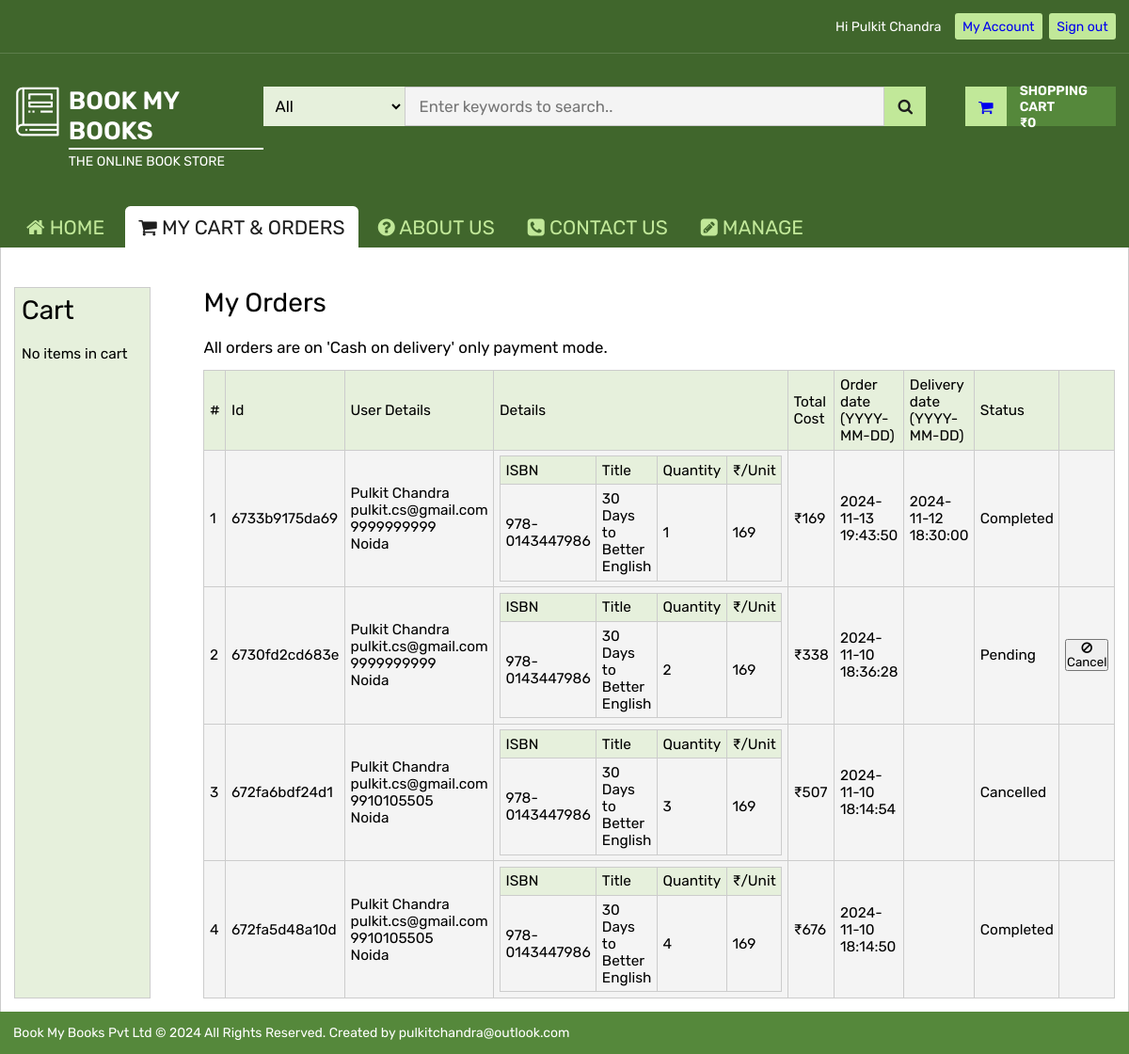
Page /cart.php (signed in) on the committed database.
### tables this page shows
CREATE TABLE IF NOT EXISTS `orders` (
  `id` varchar(50) NOT NULL,
  `user` varchar(50) NOT NULL,
  `address` varchar(50) NOT NULL,
  `mobile` varchar(50) NOT NULL,
  `details` longtext NOT NULL,
  `status` enum('0','1','2','3') NOT NULL DEFAULT '0' COMMENT '0 = pending\r\n1 = Processing\r\n2 = Complete\r\n3 = Cancelled\r\n',
  `cost` int(11) NOT NULL,
  `order_date` timestamp NOT NULL DEFAULT current_timestamp() ON UPDATE current_timestamp(),
  `delivery_date` timestamp NULL DEFAULT NULL,
  `admin_comments` varchar(50) NOT NULL DEFAULT ''
);

### classes/Database.php (called while the page is built, shortened)
<?php
  class Database {
    private $conn;
    function init($url, $dbName, $username, $password) {
      try {
        $this->conn = new PDO("mysql:host=$url;dbname=$dbName", $username, $password);
        $this->conn->setAttribute(PDO::ATTR_ERRMODE, PDO::ERRMODE_EXCEPTION);
      }
      catch (PDOException $e) {
        echo "Connection failed: " . $e->getMessage();
      }
    }
    function executeSQL($sql) {
      try {
        $stmt = $this->conn->prepare($sql);
        $stmt->execute();
        $stmt->setFetchMode(PDO::FETCH_ASSOC);
        return $stmt->fetchAll();
      }
      catch(PDOException $e) {
        echo "Unable to execute query". $e->getMessage();
      }
    }
    function adminGetOrders() {
      $sql = "select * from orders ORDER BY order_date DESC";
      $result = $this->executeSQL($sql);
      return $result;
    }
  }
?>

### cart.php (the view, shortened to what this page needs)
<?php
  require_once("./classes/Database.php");
  function ordersView($db) {
    $result = $db -> adminGetOrders();
    $count = sizeof($result);
    if($count === 0) return "<p>No Orders Found!</p>";
    else {
      $str = "
      <table class='table' border='0' cellspacing='0' cellpadding='0'>
        <thead>
          <tr>
            <th>#</th>
            <th>Id</th>
            <th>User Details</th>
            <th>Details</th>
            <th>Total Cost</th>
            <th>Order date (YYYY-MM-DD)</th>
            <th>Delivery date (YYYY-MM-DD)</th>
            <th>Status</th>
            <th></th>
          </tr>
        </thead>
      <tbody>";
      for($i = 0; $i < $count; $i++) {
        $id = $result[$i]['id'];
        $user = $result[$i]['user'];
        $address = $result[$i]['address'];
        $mobile = $result[$i]['mobile'];
        $details = $result[$i]['details'];
        $cost = $result[$i]['cost'];
        $order_date = $result[$i]['order_date'];
        $delivery_date = $result[$i]['delivery_date'];
        $statusKey = $result[$i]['status'];
        $serialNo = $i + 1;
        $status = '';
        switch($statusKey) {
          case '0':
            $status = 'Pending';
            break;
          case '2':
            $status = 'Completed';
            break;
          case '3':
            $status = 'Cancelled';
            break;
        }
        $cart = json_decode($details);
        $cartData = "<table class='table' border='0' cellspacing='0' cellpadding='0'>
          <thead>
            <tr>
              <th>ISBN</th>
              <th>Title</th>
              <th>Quantity</th>
              <th>₹/Unit</th>
            </tr>
          </thead>
          <tbody>";
        $keys = array_keys(get_object_vars($cart));
        for($n = 0; $n < sizeof($keys); $n++) {
          $isbn = $keys[$n];
          $title = $cart->$isbn->title;
          $quantity = $cart->$isbn->quantity;
          $price = $cart->$isbn->price;
          $cartData.="<tr><td>".$isbn."</td><td>".$title."</td><td>".$quantity."</td><td>".$price."</td></tr>";
        }
        $cartData.= "</tbody></table>";
        $button = null;
        if($statusKey === '1' || $statusKey === '0') {
          $button = "<button type='button' class='edit-link' onclick='cancelOrder(event, `".$id."`)'><i class='fa fa-ban' aria-hidden='true'></i> Cancel</button>";
        }
        $str.="
          <tr>
            <td>".$serialNo."</td>
            <td>".$id."</td>
            <td>
              <p>".$_SESSION['name']."</p>
              <p>".$user."</p>
              <p>".$mobile."</p>
              <p>".$address."</p>
            </td>
            <td>".$cartData."</td>
            <td>₹".$cost."</td>
            <td>".$order_date."</td>
            <td>".$delivery_date."</td>
            <td>".$status."</td>
            <td>".$button."</td>
          </tr>";
      };
      $str .= "</tbody></table>";
    }
    return $str;
  }
?>
<!DOCTYPE html>
<html lang="en">
  <head>
    <?php
      require_once("./partials/styles.php");
    ?>
  </head>
  <body>
    <?php
      require_once("./partials/full-header.php");
    ?>
    <main class="main bmb-container">
      <div class="sub-section">
      <div class="side-control">
        <h1 class="heading">Cart</h1>
        <aside class="cart-details"></aside>
      </div>
        <div class="content">
          <h1 class="heading">My Orders</h1>
          <h3 style="margin-bottom: 1rem; font-size: 1.2rem; font-weight: 400">All orders are on 'Cash on delivery' only payment mode.</h3>
          <section><?= ordersView($db) ?></section>
        </div>
      </div>
    </main>
    <?php require_once("./partials/footer.php") ?>
  </body>
</html>

### static/css/global.css (style rules this page uses)
:root { --white: #fff; --bg-highlight-color: #55883B; --bg-light-highlight: #C1E899; --background-color: #f2f3f7; --background-white-smoke: #f4f4f4; --background-gray-bg: rgba(255, 255, 255, .15); --background-dark-gray-bg: rgba(0, 0, 0, .25); --background-gray: #cccccc; --background-white-smoke: #f4f4f4; --background-cream: #E6F0DC; --bg-red: #ee3124; --color-black: #1e1e1e; --color-1xlight-black: #333333; --color-2xlight-black: #666666; --color-3xlight-black: #999999; --font-1x: 1rem/1.4rem; }
:root { height: 100%; font-size: 14px; font-family: "Rubik"; }
* { padding: 0; margin: 0; font-family: "Rubik"; }
body { background-color: var(--background-white-smoke); height: 100%; }
.bmb-container { padding: 1rem; margin: 0 auto; max-width: 1710px; }
.main { padding: 1rem; min-height: 51.5rem; background-color: var(--white); box-sizing: border-box; border-left: solid thin var(--background-gray); border-right: solid thin var(--background-gray); }
.sub-section { margin-top: 2rem; display: flex; gap: 4rem; }
.sub-section > .side-control { width: 300px; }
.heading { font-weight: 400; margin-bottom: 1.5rem; text-transform: capitalize; }
.table { border-collapse: collapse; }
.table thead { border-collapse: collapse; font-size: 1.1rem; font-weight: 400; background-color: var(--background-cream); }
.table tbody { border-collapse: collapse; font-size: 1.1rem; }
.table thead th { border-collapse: collapse; text-align: left; padding: .4rem; font-weight: inherit; font-size: inherit; border: solid thin var(--background-gray); }
.table td { border-collapse: collapse; text-align: left; padding: .4rem; font-weight: inherit; font-size: inherit; border: solid thin var(--background-gray); }
.table tbody tr { background-color: var(--background-white-smoke); }
.table .edit-link { text-decoration: none; }

### cart.php (style rules this page uses)
.side-control { padding: .5rem; background-color: var(--background-cream); border: solid thin var(--background-gray); }
.content { flex-grow: 1; }
.table .table thead tr { background-color: var(--background-cream) !important; }

### rows in the picture
orders: id "6733b9175da69", user "pulkit.cs@gmail.com", mobile "9999999999", address "Noida", cost "169", order_date "2024-11-13 19:43:50", delivery_date "2024-11-12 18:30:00", status "Completed"
orders: id "6730fd2cd683e", user "pulkit.cs@gmail.com", mobile "9999999999", address "Noida", cost "338", order_date "2024-11-10 18:36:28", status "Pending"
orders: id "672fa6bdf24d1", user "pulkit.cs@gmail.com", mobile "9910105505", address "Noida", cost "507", order_date "2024-11-10 18:14:54", status "Cancelled"
orders: id "672fa5d48a10d", user "pulkit.cs@gmail.com", mobile "9910105505", address "Noida", cost "676", order_date "2024-11-10 18:14:50", status "Completed"

### other values in the picture
$_SESSION['name'] "Pulkit Chandra"
$serialNo "1 2 3 4"
$_SESSION['name'] "Pulkit Chandra Pulkit Chandra Pulkit Chandra Pulkit Chandra"
$isbn "978-0143447986"
$title "30 Days to Better English"
$quantity "1"
$price "169"
$quantity "2"
$quantity "3"
$quantity "4"
